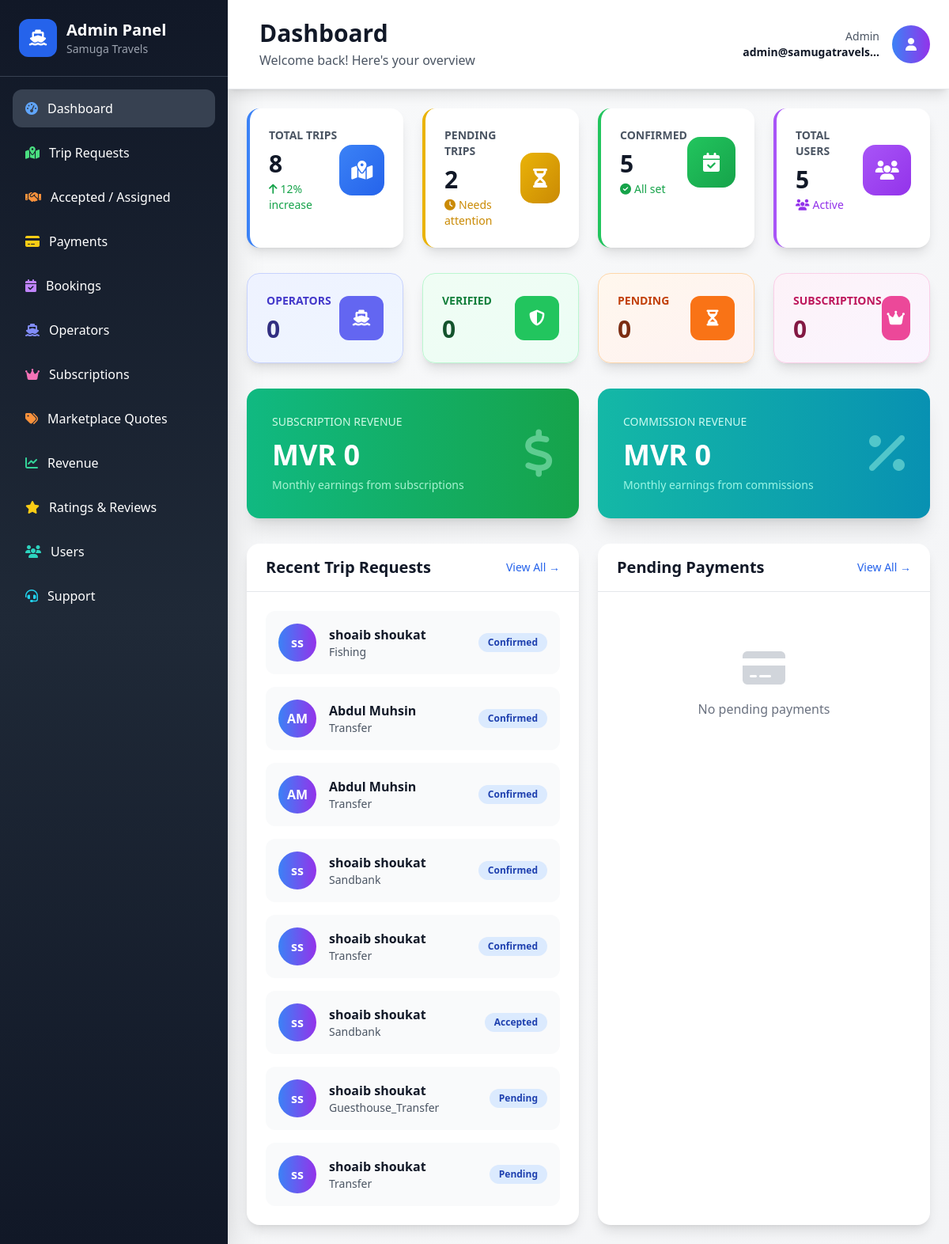
Before: /api/admin-panel/dashboard/ (signed in) with the older database file.
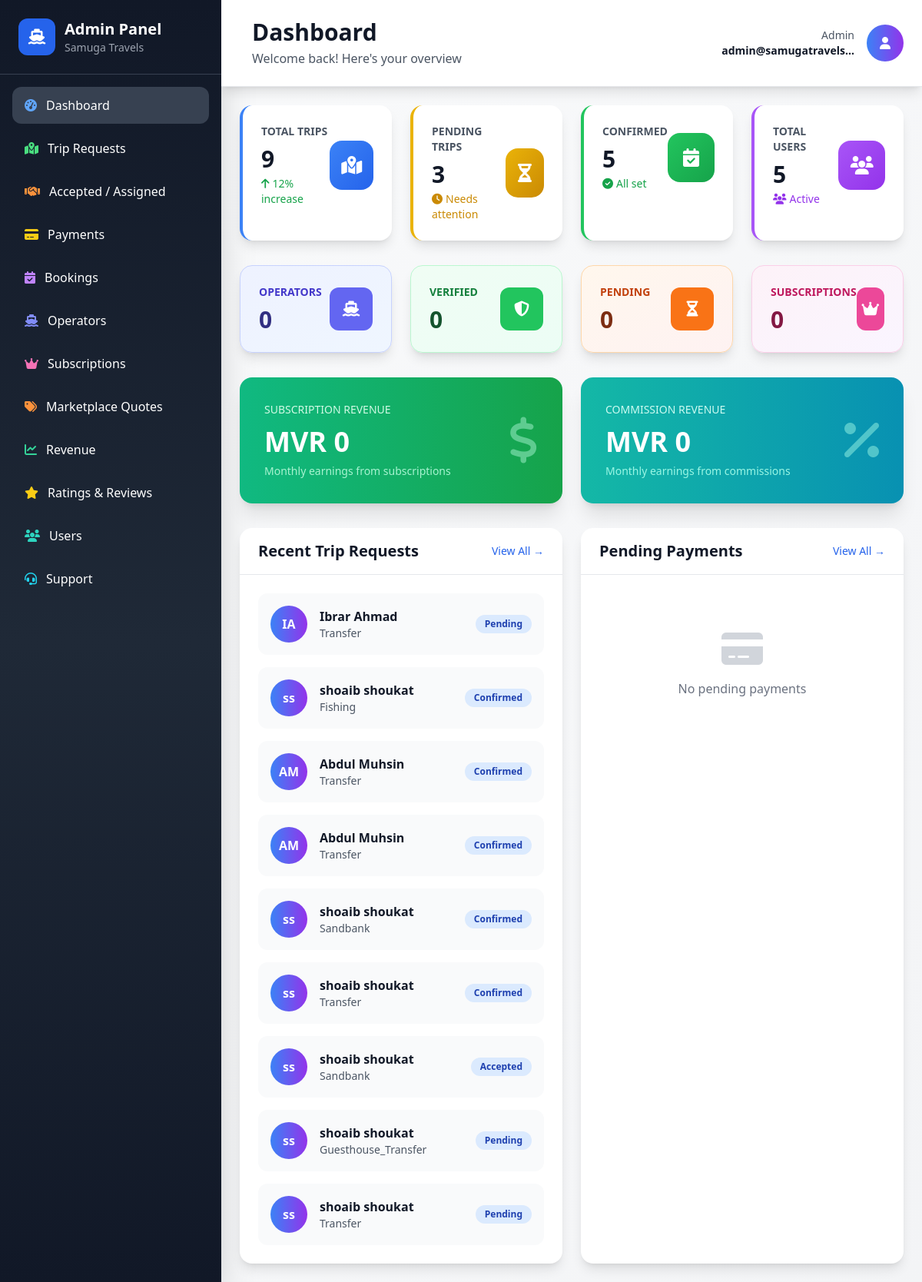
After: the same page with the newer database file.
### api/models.py (models this page shows, shortened)
class TripRequest(models.Model):
    TRIP_TYPES = [
        ('transfer', 'Transfer'),
        ('snorkeling', 'Snorkeling'),
        ('fishing', 'Fishing'),
        ('sandbank', 'Sandbank'),
        ('guesthouse_transfer', 'Guesthouse Transfer'),
    ]
    STATUS_CHOICES = [
        ('pending', 'Pending'),
        ('quoted', 'Quoted'),
        ('accepted', 'Accepted'),
        ('payment_pending', 'Payment Pending'),
        ('confirmed', 'Confirmed'),
        ('completed', 'Completed'),
        ('cancelled', 'Cancelled'),
    ]
    CURRENCY_CHOICES = [
        ('USD', 'US Dollar'),
        ('MVR', 'Maldivian Rufiyaa'),
    ]
    id = models.UUIDField(primary_key=True, default=uuid.uuid4, editable=False)
    user = models.ForeignKey(User, on_delete=models.CASCADE, related_name='trip_requests')
    trip_type = models.CharField(max_length=50, choices=TRIP_TYPES)
    pickup_location = models.CharField(max_length=255)
    destination = models.CharField(max_length=255)
    trip_date = models.DateField()
    trip_time = models.TimeField()
    passenger_count = models.IntegerField()
    special_notes = models.TextField(blank=True)
    preferred_currency = models.CharField(max_length=3, choices=CURRENCY_CHOICES, default='USD')
    status = models.CharField(max_length=50, choices=STATUS_CHOICES, default='pending')
    created_at = models.DateTimeField(auto_now_add=True)
    updated_at = models.DateTimeField(auto_now=True)

class User(AbstractUser):
    USER_TYPES = [
        ('customer', 'Customer'),
        ('operator', 'Speedboat Operator'),
        ('admin', 'Admin'),
    ]
    phone_number = models.CharField(max_length=20, unique=True, null=True, blank=True)
    otp = models.CharField(max_length=6, null=True, blank=True)
    otp_created_at = models.DateTimeField(null=True, blank=True)
    user_type = models.CharField(max_length=20, choices=USER_TYPES, default='customer')
    is_admin = models.BooleanField(default=False)
    profile_image = models.ImageField(upload_to='profile_images/', null=True, blank=True)

### api/admin_views.py (the view)
# urls.py: path('admin-panel/dashboard/', admin_dashboard, name='admin_dashboard'),
@login_required
@user_passes_test(is_admin)
def admin_dashboard(request):
    total_trips = TripRequest.objects.count()
    pending_trips = TripRequest.objects.filter(status='pending').count()
    confirmed_bookings = TripRequest.objects.filter(status='confirmed').count()
    pending_payments = Payment.objects.filter(status='pending').count()
    total_users = User.objects.filter(is_admin=False).count()
    total_operators = SpeedboatOperator.objects.count()
    verified_operators = SpeedboatOperator.objects.filter(verification_status='verified').count()
    pending_operators = SpeedboatOperator.objects.filter(verification_status='pending').count()
    active_subscriptions = SpeedboatOperator.objects.filter(subscription_status='active').count()
    monthly_subscription_revenue = PlatformRevenue.objects.filter(
        revenue_type='subscription',
        created_at__month=timezone.now().month
    ).aggregate(total=Sum('amount'))['total'] or 0
    monthly_commission_revenue = PlatformRevenue.objects.filter(
        revenue_type='commission',
        created_at__month=timezone.now().month
    ).aggregate(total=Sum('amount'))['total'] or 0
    recent_trips = TripRequest.objects.select_related('user').order_by('-created_at')[:10]
    pending_payment_list = Payment.objects.filter(status='pending').select_related('trip_request__user')[:5]
    recent_messages = SupportMessage.objects.filter(is_admin_reply=False, read=False).select_related('user')[:5]
    context = {
        'total_trips': total_trips,
        'pending_trips': pending_trips,
        'confirmed_bookings': confirmed_bookings,
        'pending_payments': pending_payments,
        'total_users': total_users,
        'total_operators': total_operators,
        'verified_operators': verified_operators,
        'pending_operators': pending_operators,
        'active_subscriptions': active_subscriptions,
        'monthly_subscription_revenue': monthly_subscription_revenue,
        'monthly_commission_revenue': monthly_commission_revenue,
        'recent_trips': recent_trips,
        'pending_payment_list': pending_payment_list,
        'recent_messages': recent_messages,
    }
    return render(request, 'admin_panel/dashboard.html', context)

### api/admin_views.py (called while the page is built)
def is_admin(user):
    return user.is_authenticated and user.is_admin

### api/templates/admin_panel/dashboard.html (shortened to what the changed rows need)
{% extends 'admin_panel/base.html' %}
{% block page_title %}Dashboard{% endblock %}
{% block content %}
<div class="grid grid-cols-1 md:grid-cols-2 lg:grid-cols-4 gap-6 mb-8">
    <div class="stat-card bg-white rounded-2xl shadow-lg p-6 border-l-4 border-blue-500">
        <div class="flex items-center justify-between">
            <div>
                <p class="text-sm font-semibold text-gray-600 uppercase">Total Trips</p>
                <p class="text-3xl font-bold text-gray-900 mt-2">{{ total_trips }}</p>
                <p class="text-sm text-green-600 mt-1"><i class="fas fa-arrow-up mr-1"></i>12% increase</p>
            </div>
        </div>
    </div>
    <div class="stat-card bg-white rounded-2xl shadow-lg p-6 border-l-4 border-yellow-500">
        <div class="flex items-center justify-between">
            <div>
                <p class="text-sm font-semibold text-gray-600 uppercase">Pending Trips</p>
                <p class="text-3xl font-bold text-gray-900 mt-2">{{ pending_trips }}</p>
                <p class="text-sm text-yellow-600 mt-1"><i class="fas fa-clock mr-1"></i>Needs attention</p>
            </div>
        </div>
    </div>
</div>
<div class="grid grid-cols-1 lg:grid-cols-2 gap-6">
    <div class="bg-white rounded-2xl shadow-lg">
        <div class="p-6">
            {% if recent_trips %}
                <div class="space-y-4">
                    {% for trip in recent_trips %}
                        <div class="flex items-center justify-between p-4 bg-gray-50 rounded-xl hover:bg-gray-100 transition-colors">
                            <div class="flex items-center space-x-4">
                                <div class="w-12 h-12 bg-gradient-to-r from-blue-500 to-purple-600 rounded-full flex items-center justify-center">
                                    <span class="text-white font-bold">{{ trip.user.first_name|first }}{{ trip.user.last_name|first }}</span>
                                </div>
                                <div>
                                    <p class="font-semibold text-gray-900">{{ trip.user.first_name }} {{ trip.user.last_name }}</p>
                                    <p class="text-sm text-gray-600">{{ trip.trip_type|title }}</p>
                                </div>
                            </div>
                            <span class="px-3 py-1 text-xs font-semibold rounded-full bg-blue-100 text-blue-800">{{ trip.status|title }}</span>
                        </div>
                    {% endfor %}
                </div>
            {% else %}
                <div class="text-center py-12">
                    <i class="fas fa-map-marked-alt text-gray-300 text-5xl mb-4"></i>
                    <p class="text-gray-500">No recent trips</p>
                </div>
            {% endif %}
        </div>
    </div>
</div>
{% endblock %}

Changed rows visible on the page:
added TripRequest: user.first_name|first "I", user.last_name|first "A", user.first_name "Ibrar", user.last_name "Ahmad", trip_type "Transfer", status "Pending"
Other visible differences:
{{ total_trips }}: "8" → "9"
{{ pending_trips }}: "2" → "3"
